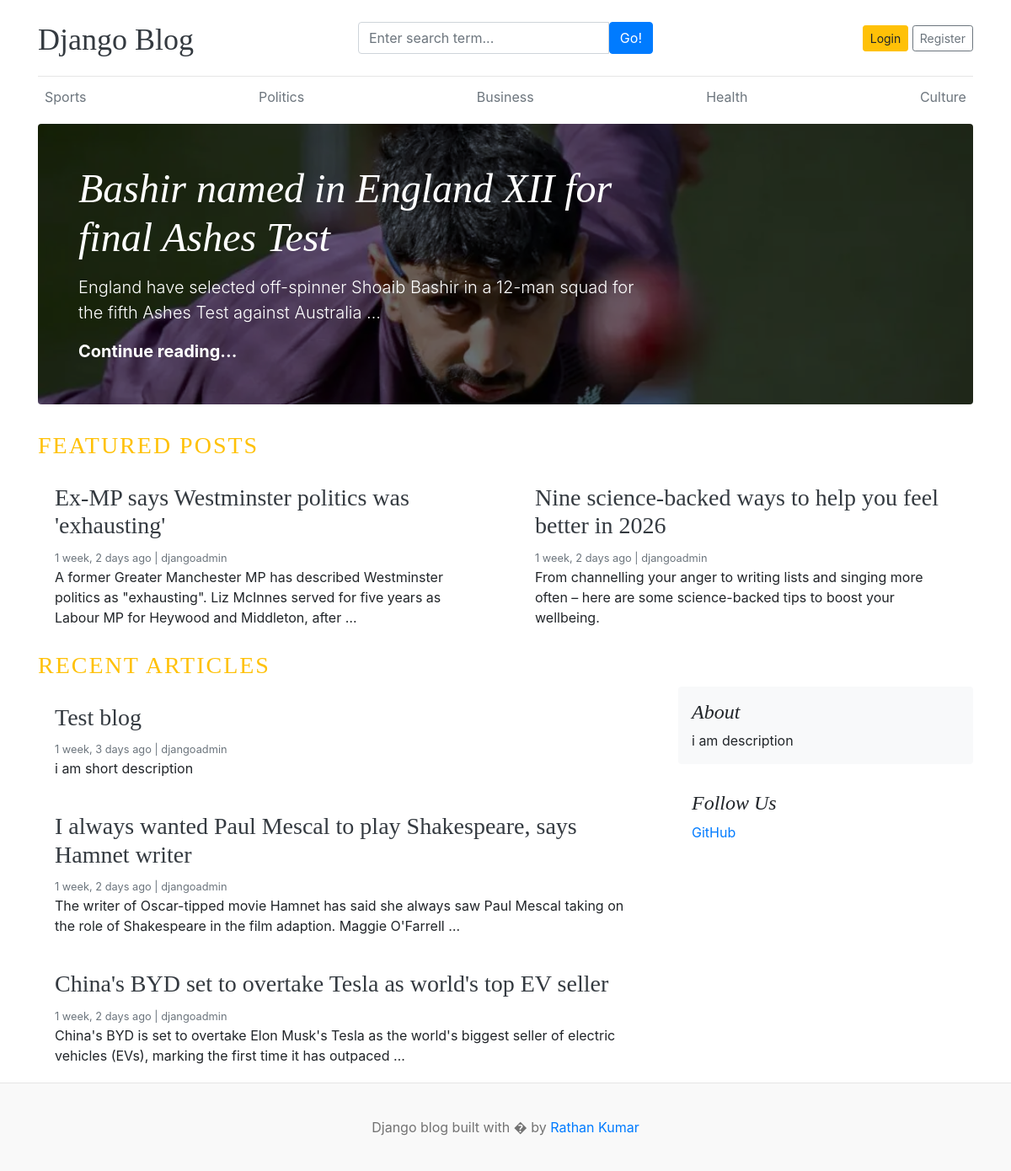
The page / on the database its author committed.
### blogs/models.py (models this page shows, shortened)
class Category(models.Model):
    category_name = models.CharField(max_length=50, unique=True)
    created_at = models.DateTimeField(auto_now_add=True)
    updated_at = models.DateTimeField(auto_now=True)
    class Meta:
        verbose_name_plural = 'Categories'

class Blog(models.Model):
    title = models.CharField(max_length=100)
    slug = models.SlugField(max_length=150, unique=True)
    category = models.ForeignKey(Category, on_delete=models.CASCADE)
    author = models.ForeignKey(User, on_delete=models.CASCADE)
    featured_image = models.ImageField(upload_to = 'uploads/%Y/%m/%d')
    short_description = models.TextField(max_length=500)
    blog_body = models.TextField(max_length=2000)
    status = models.CharField(max_length=20, choices= STATUS_CHOICES, default="Draft")
    is_featured = models.BooleanField(default=False)
    created_at = models.DateTimeField(auto_now_add=True)
    updated_at = models.DateTimeField(auto_now=True)

class AboutUs(models.Model):
    heading = models.CharField(max_length=30)
    description = models.TextField(max_length=500)
    created_at = models.DateTimeField(auto_now_add=True)
    updated_at = models.DateTimeField(auto_now=True)
    class Meta:
        verbose_name_plural = 'About us'

class FollowUs(models.Model):
    name = models.CharField(max_length=100, unique=True)
    url = models.URLField()
    created_at = models.DateTimeField(auto_now_add=True)
    updated_at = models.DateTimeField(auto_now=True)
    class Meta:
        verbose_name_plural = 'Follow us'

### blog_main/views.py (the view)
# urls.py: 2. Add a URL to urlpatterns:  path('', views.home, name='home')
def home(request):
    featured_posts = Blog.objects.filter(is_featured=True, status = 'Published').order_by('-updated_at')
    posts = Blog.objects.filter(is_featured=False, status = 'Published').order_by('-updated_at')
    try:
        about_us = AboutUs.objects.get()
    except:
        about_us = None
    context = {
        "about_us": about_us,
        "featured_posts": featured_posts,
        "posts": posts,
    }
    return render(request, 'home.html', context)

### blogs/context_processors.py (called while the page is built)
def get_categories(request):
    categories = Category.objects.all()
    return dict(categories = categories)

def get_follow_us(request):
    follow_us = FollowUs.objects.all()
    return dict(follow_us = follow_us)

### templates/home.html
      {% extends 'base.html' %}
      {% block content %}
      {% for post in featured_posts %}
        {% if forloop.first %}
          <div class="jumbotron p-3 p-md-5 text-white rounded bg-dark" style="background-image: url({{ post.featured_image.url }});background-blend-mode: overlay;background-size:cover;">
            <div class="col-md-8 px-0">
                <h1 class="display-4 font-italic">{{ post.title }}</h1>
                <p class="lead my-3">{{ post.short_description | truncatewords:17}}</p>
                <p class="lead mb-0"><a href="{% url 'blogs' post.slug %}" class="text-white font-weight-bold">Continue reading...</a></p>
            </div>
          </div>
        {% endif %}
        {% endfor %}
        <h3 class="text-uppercase text-warning" style="letter-spacing: 2px">Featured Posts</h3>
      <div class="row mb-2">
          {% for post in featured_posts %}
          {% if not forloop.first %}
        <div class="col-md-6">
          <div class="card border-0" >
            <div class="card-body">
              <h3><a href="{% url 'blogs' post.slug %}" class = "text-dark">{{ post.title }}</a></h3>
              <small class="mb-1 text-muted">{{ post.created_at | timesince }} ago | {{ post.author }}</small>
              <p class="card-text">{{ post.short_description | truncatewords:25 }}</p>
            </div>
          </div>
        </div>
          {% endif %}
          {% endfor %}
      </div>
        <h3 class="text-uppercase text-warning" style="letter-spacing: 2px">Recent Articles</h3>
      <main role="main" class="container p-0">
        <div class="row">
          <div class="col-md-8 blog-main">
              {% for post in posts %}
              <div class="card border-0" >
                    <div class="card-body">
                      <h3><a href="{% url 'blogs' post.slug %}" class = "text-dark">{{ post.title }}</a></h3>
                      <small class="mb-1 text-muted">{{ post.created_at | timesince }} ago | {{ post.author }}</small>
                      <p class="card-text">{{ post.short_description | truncatewords:25}}</p>
                    </div>
              </div>
              {% endfor %}
          </div>
          <aside class="col-md-4 blog-sidebar">
            <div class="p-3 mb-3 bg-light rounded">
              <h4 class="font-italic">{{ about_us.heading }}</h4>
              <p class="mb-0">{{ about_us.description }}</p>
            </div>
            <div class="p-3">
              <h4 class="font-italic">Follow Us</h4>
              <ol class="list-unstyled">
                  {% if follow_us %}
                  {% for follow in follow_us %}
                <li><a href="{{ follow.url }}">{{ follow.name }}</a></li>
                  {% endfor %}
                  {% endif %}
              </ol>
            </div>
          </aside>
        </div>
      </main>
    {% endblock %}

### templates/base.html (shortened to what this page needs)
<!DOCTYPE html>
{% load static %}
<html lang="en">
<head>
    <link href="https://getbootstrap.com/docs/4.0/dist/css/bootstrap.min.css" rel="stylesheet">
    <link href="{% static 'css/blog.css' %}" rel="stylesheet">
    <link rel="stylesheet" href="https://cdnjs.cloudflare.com/ajax/libs/font-awesome/4.7.0/css/font-awesome.min.css">
  </head>
<body>
    <div class="container">
      <header class="blog-header py-3">
        <div class="row flex-nowrap justify-content-between align-items-center">
          <div class="col-4 pt-1">
            <a class="blog-header-logo text-dark" href="/">Django Blog</a>
          </div>
            <div class="col-4">
                <form action="{% url 'search' %}" method="GET">
                    <div class="input-group">
                        <input class="form-control" type="text" name="keyword" value="{{ keyword }}" placeholder="Enter search term..." aria-label="Enter search term..." aria-describedby="button-search" />
                        <button type="submit" class="btn btn-primary" id="button-search" >Go!</button>
                    </div>
                </form>
            </div>
          <div class="col-4 d-flex justify-content-end align-items-center">
              {% if not user.is_authenticated %}
            <a class="btn btn-sm btn-warning" href="{% url 'login' %}">Login</a> &nbsp;
            <a class="btn btn-sm btn-outline-secondary" href="{% url 'register' %}">Register</a>
              {% else %}
              <span><a href="{% url 'dashboard' %}">Dashboard</a></span>
              &emsp;
              <span><a href="{% url 'logout' %}">Log out</a> </span>
              {% endif %}
          </div>
        </div>
      </header>
      <div class="nav-scroller py-1 mb-2">
        <nav class="nav d-flex justify-content-between">
            {% for cat in categories %}
                <a class="p-2 text-muted" href="{% url 'posts_by_category' cat.id %}">{{ cat.category_name }}</a>
            {% endfor %}
        </nav>
      </div>
        {% block content %}
        {% endblock %}
    </div>
    <footer class="blog-footer">
      <p>Django blog built with � by <a href="#">Rathan Kumar</a></p>
    </footer>
</body>
</html>

### blog_main/static/css/blog.css (style rules this page uses)
.blog-header { border-bottom: 1px solid #e5e5e5; }
.blog-header-logo { font-family: "Playfair Display", Georgia, "Times New Roman", serif; font-size: 2.25rem; }
h1, h2, h3, h4, h5, h6 { font-family: "Playfair Display", Georgia, "Times New Roman", serif; }
.display-4 { font-size: 2.5rem; }
@media (min-width: 768px) { .display-4 { font-size: 3rem; } }
.blog-footer { padding: 2.5rem 0; color: #727272; text-align: center; background-color: #f9f9f9; border-top: .05rem solid #e5e5e5; }
.blog-footer p:last-child { margin-bottom: 0; }

### rows shown on the page
Category: category_name "Sports"
Category: category_name "Politics"
Category: category_name "Business"
Category: category_name "Health"
Category: category_name "Culture"
Blog: featured_image (picture), title "Bashir named in England XII for final Ashes Test", short_description "England have selected off-spinner Shoaib Bashir in a 12-man squad for the fifth Ashes Test against Australia …"
Blog: title "Ex-MP says Westminster politics was 'exhausting'", created_at "1 week, 2 days", author "djangoadmin", short_description "A former Greater Manchester MP has described Westminster politics as \"exhausting\". Liz McInnes served for five years as Labour MP for Heywood and Middleton, after …"
Blog: title "Nine science-backed ways to help you feel better in 2026", created_at "1 week, 2 days", author "djangoadmin", short_description "From channelling your anger to writing lists and singing more often – here are some science-backed tips to boost your wellbeing."
Blog: title "Test blog", created_at "1 week, 3 days", author "djangoadmin", short_description "i am short description"
Blog: title "I always wanted Paul Mescal to play Shakespeare, says Hamnet writer", created_at "1 week, 2 days", author "djangoadmin", short_description "The writer of Oscar-tipped movie Hamnet has said she always saw Paul Mescal taking on the role of Shakespeare in the film adaption. Maggie O'Farrell …"
Blog: title "China's BYD set to overtake Tesla as world's top EV seller", created_at "1 week, 2 days", author "djangoadmin", short_description "China's BYD is set to overtake Elon Musk's Tesla as the world's biggest seller of electric vehicles (EVs), marking the first time it has outpaced …"
AboutUs: heading "About", description "i am description"
FollowUs: name "GitHub"
